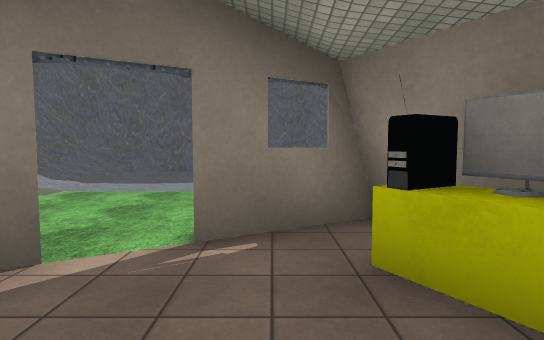
view 1 (above)

24 first-person views from a walk through a Unity game level. The camera is 1.5 m above the floor, tilts 4° down and sees 75° across. The floor is counted in squares, 2 m on a side. Each view is taken from the middle of a square. On the plan, view 1 faces up. The plan holds only what a view shows up to about 11 squares ahead; the rest is blank. The place goes on beyond the plan. The player character is not drawn. Some surface patterns are stand-ins.

view 2
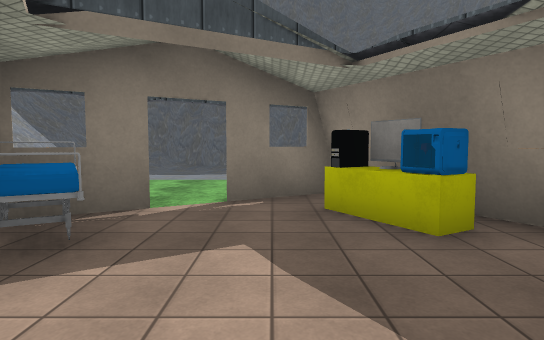

view 3
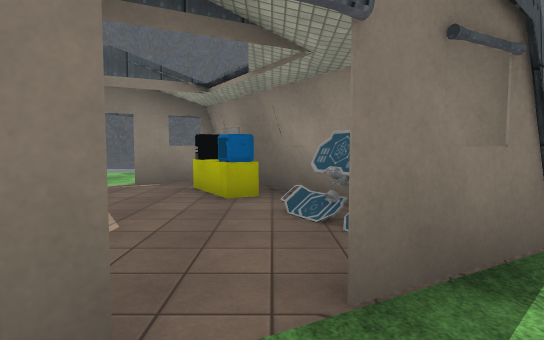

view 4
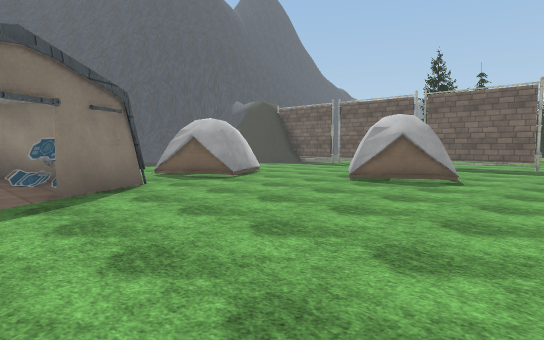

view 5
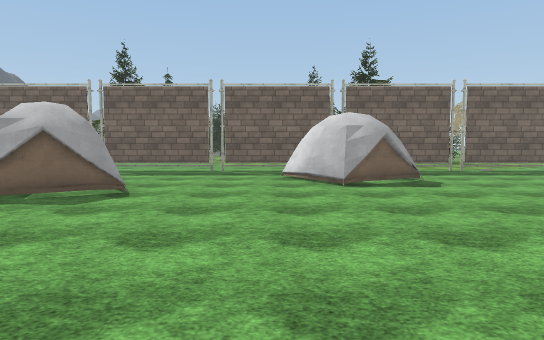

view 6
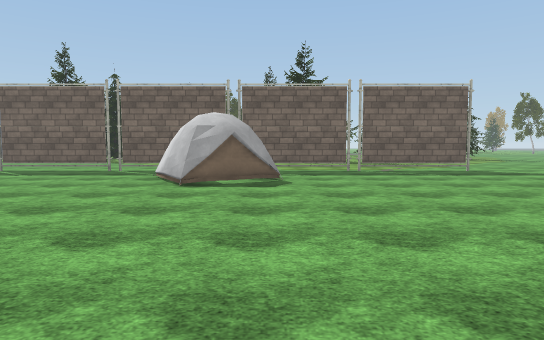

view 7
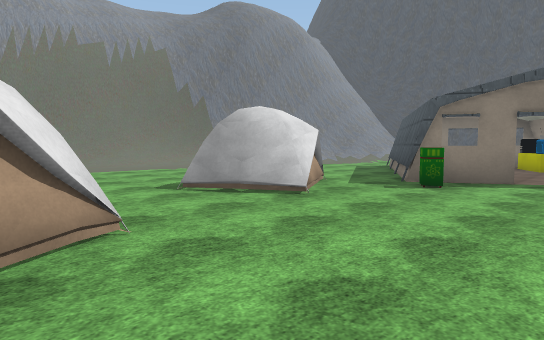

view 8
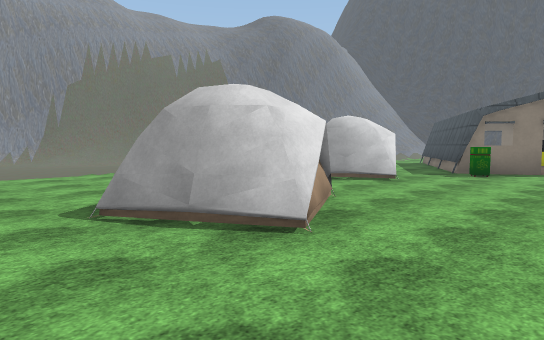

view 9
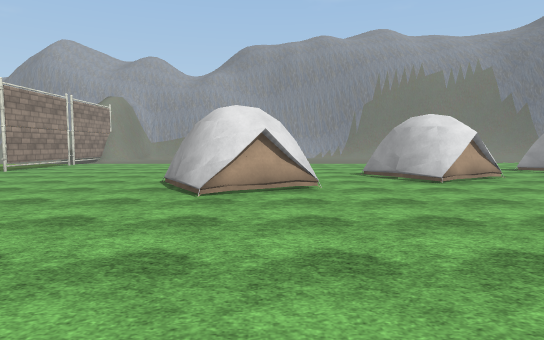

view 10
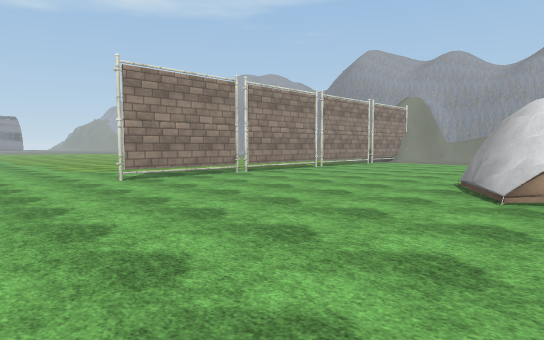

view 11
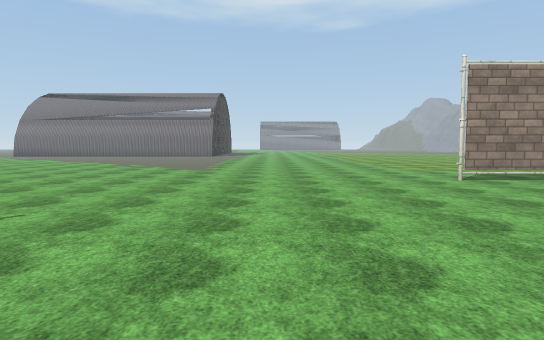

view 12
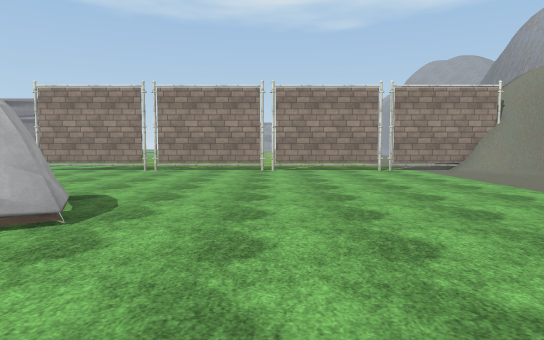

view 13
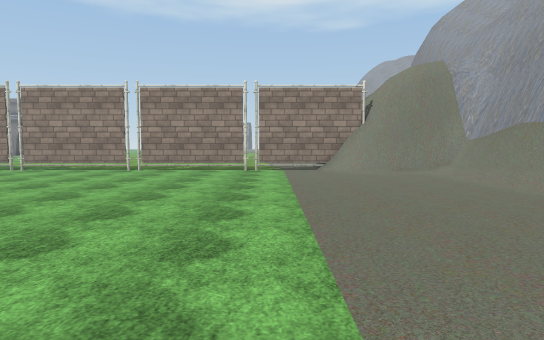

view 14
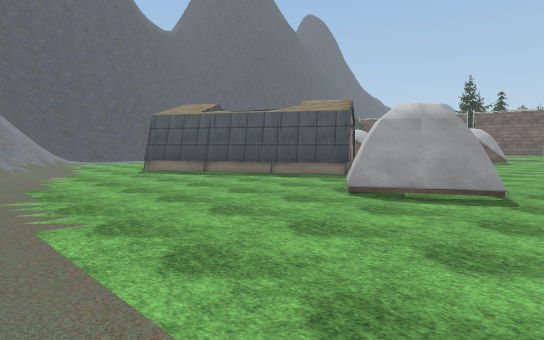

view 15
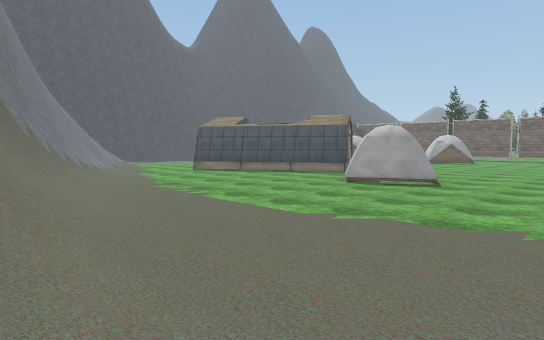

view 16
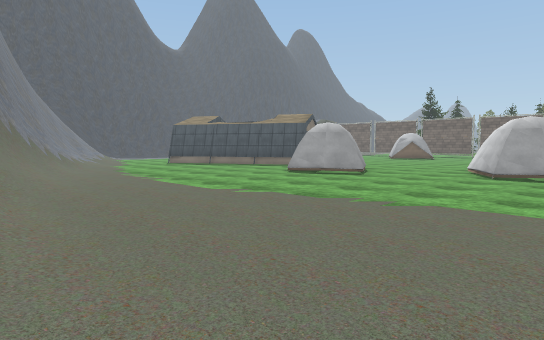

view 17
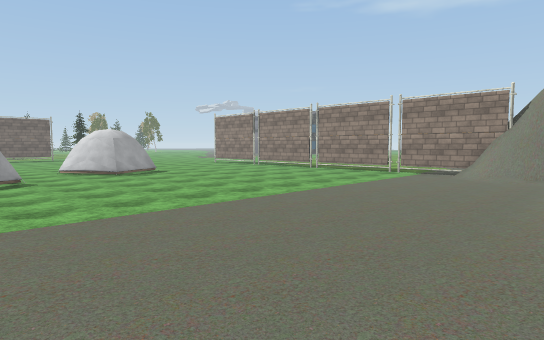

view 18
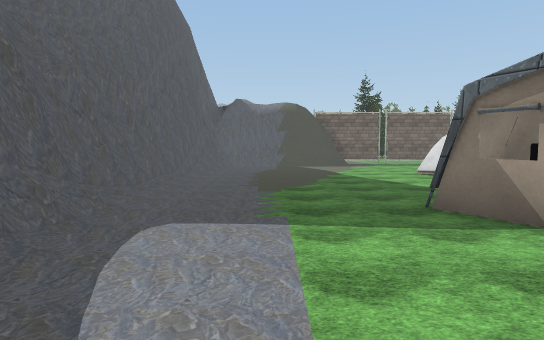

view 19
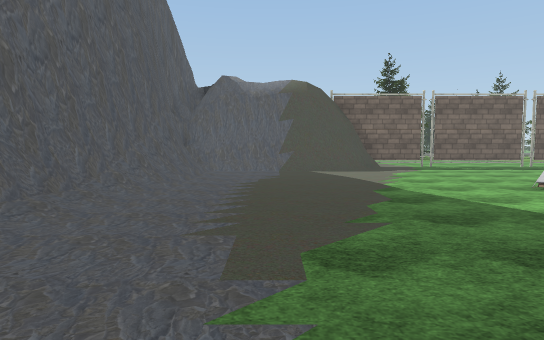

view 20
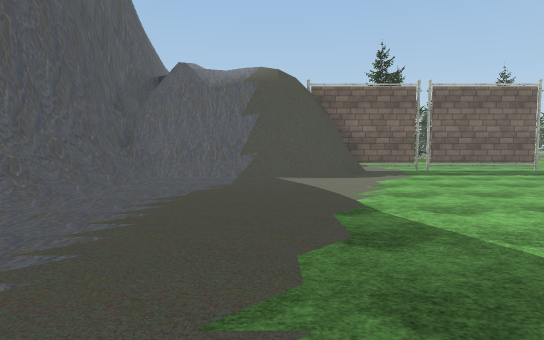

view 21
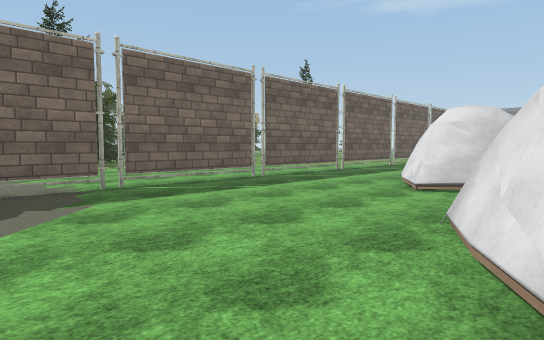

view 22
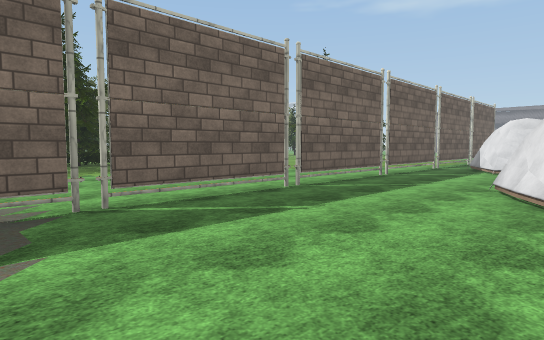

view 23
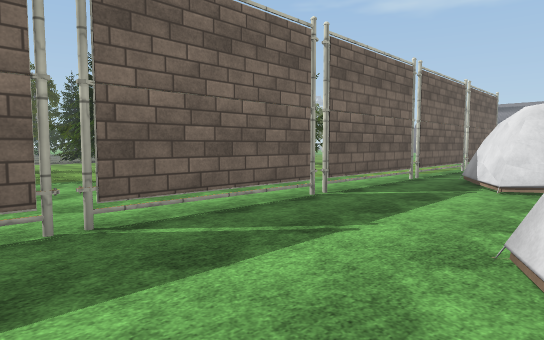

view 24
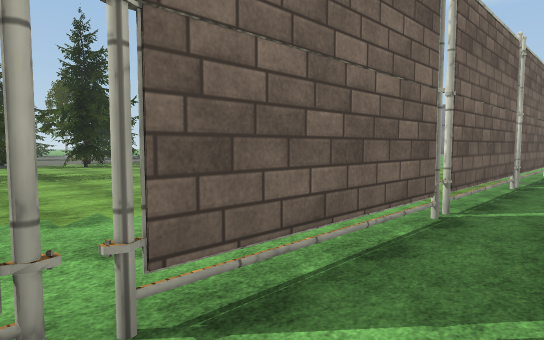

### Floor plan
Key: @ floor where view 1 was taken; # wall or solid block; x gap in a wall; . floor; / step, stairs or slope; = window, fence, low wall or low ledge; T thing the floor can be seen under or through; O other object.
Columns run from 11 left of view 1 to 19 right of it. Each row starts with its distance up from view 1.
  9         ################
  8       ###////...../////#
  7      ##//..............#
  6      #=/...............#
  5      #//...............#
  4      #/ ...............#
  3      //. ..##..........#T
  2      /.. #.OO#..........T...
  1    #=/..#O..O## .OO.....x...
  0   ##/....#.@..# .O#O....T....
 -1   #/.....##...O#.OO.....T....
 -2  ##/......#...#.........T...
 -3  #/.......###.......O...x....
 -4  #/........O.......O O..T......
 -5  =/......O..........OO..T..  ..
 -6  /......O#O.............x...
 -7 #/......OOO.............T......
 -8 #.......................T......
 -9 #....................OOOT..  ..
-10  ..........O.........O OT..
-11 /.........O#O.........O.T..
-12 /.........OO............#..
-13 /.......................x.
-14 /.......................#.
-15 /..........OOO..........#.
-16  ...........OOO.........#.
-17  ...........O.............
-18 #.........................
-19 #.........................
-20 #........................
-21 #.........................
-22 ####......................
-23   ####x##x###x###..........
-24              ...............
-25              ................
-26              ................
-27                 ..

Where each view was taken, in squares from view 1:
view 1: 0 up, 0 right, facing up
view 2: 2 down, 0 right, facing up
view 3: 4 down, 2 right, facing up
view 4: 8 down, 1 right, facing up-right
view 5: 8 down, 3 right, facing right
view 6: 11 down, 3 right, facing right
view 7: 11 down, 3 right, facing up-left
view 8: 14 down, 3 right, facing up-left
view 9: 15 down, 8 right, facing left
view 10: 15 down, 8 right, facing down-left
view 11: 15 down, 9 right, facing down
view 12: 12 down, 2 left, facing down
view 13: 12 down, 6 left, facing down
view 14: 9 down, 8 left, facing up-right
view 15: 11 down, 11 left, facing up-right
view 16: 13 down, 11 left, facing up-right
view 17: 11 down, 11 left, facing down-right
view 18: 6 up, 4 left, facing right
view 19: 6 up, 1 right, facing right
view 20: 5 up, 3 right, facing right
view 21: 3 up, 7 right, facing down-right
view 22: 2 up, 9 right, facing down-right
view 23: 2 down, 10 right, facing down-right
view 24: 6 down, 12 right, facing down-right
